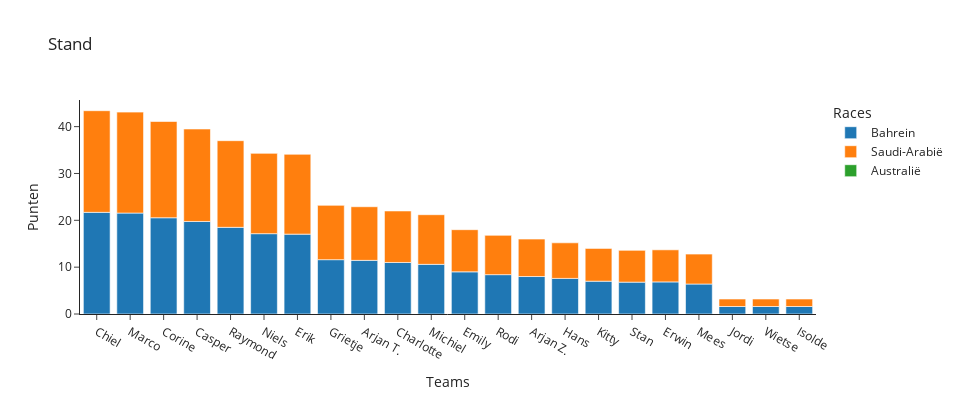

Write notebook code for a chart like this one.
### Code cell
fig = px.histogram(df, x="team", y="score", color="race",
            title="Stand",
            width=960, height=400,
            labels={ "race" : "Races" },
            template="simple_white"
            )

fig.update_layout(xaxis_title="Teams") 
fig.update_layout(yaxis_title="Punten") 
#fig.write_html("test_bar.html")
fig.show()

### Figure 1 — Plotly figure (JSON) as saved in the notebook; plotly's stock layout.template omitted (floating-point values rounded to 4 significant figures)
{"data": [{"alignmentgroup": "True", "bingroup": "x", "histfunc": "sum", "hovertemplate": "Races=Bahrein<br>team=%{x}<br>sum of score=%{y}<extra></extra>", "legendgroup": "Bahrein", "marker": {"color": "#1F77B4", "pattern": {"shape": ""}}, "name": "Bahrein", "offsetgroup": "Bahrein", "orientation": "v", "showlegend": true, "type": "histogram", "x": ["Chiel", "Marco", "Corine", "Casper", "Raymond", "Niels", "Erik", "Grietje", "Arjan T.", "Charlotte", "Michiel", "Emily", "Rodi", "Arjan Z.", "Hans", "Kitty", "Stan", "Erwin", "Mees", "Jordi", "Wietse", "Isolde", "Chiel", "Marco", "Corine", "Casper", "Raymond", "Niels", "Erik", "Grietje", "Arjan T.", "Charlotte", "Michiel", "Emily", "Rodi", "Arjan Z.", "Hans", "Kitty", "Stan", "Erwin", "Mees", "Jordi", "Wietse", "Isolde", "Chiel", "Marco", "Corine", "Casper", "Raymond", "Niels", "Erik", "Grietje", "Arjan T.", "Charlotte", "Michiel", "Emily", "Rodi", "Arjan Z.", "Hans", "Kitty", "Stan", "Erwin", "Mees", "Jordi", "Wietse", "Isolde", "Chiel", "Marco", "Corine", "Casper", "Raymond", "Niels", "Erik", "Grietje", "Arjan T.", "Charlotte", "Michiel", "Emily", "Rodi", "Arjan Z.", "Hans", "Kitty", "Stan", "Erwin", "Mees", "Jordi", "Wietse", "Isolde"], "xaxis": "x", "y": [7.5, 3, 9, 5, 9, 0, 6, 0, 0, 9, 9, 6, 0, 0, 5, 5, 0, 0, 3, 0, 0, 0, 4, 7.5, 0.5, 7.5, 7.5, 7.5, 0, 0, 5, 0, 0, 0, 5, 5, 1, 0, 3, 0, 0, 0, 1, 0, 8.6, 4.6, 4.6, 0.8, 0.4, 3.2, 4.6, 8.6, 0, 0.4, 0, 0, 0.4, 0, 0, 0.4, 0.8, 0.4, 0.4, 0, 0, 0, 1.6, 6.45, 6.45, 6.45, 1.6, 6.45, 6.45, 3, 6.45, 1.6, 1.6, 3, 3, 3, 1.6, 1.6, 3, 6.45, 3, 1.6, 0.6, 1.6], "yaxis": "y"}, {"alignmentgroup": "True", "bingroup": "x", "histfunc": "sum", "hovertemplate": "Races=Saudi-Arabië<br>team=%{x}<br>sum of score=%{y}<extra></extra>", "legendgroup": "Saudi-Arabië", "marker": {"color": "#FF7F0E", "pattern": {"shape": ""}}, "name": "Saudi-Arabië", "offsetgroup": "Saudi-Arabië", "orientation": "v", "showlegend": true, "type": "histogram", "x": ["Chiel", "Marco", "Corine", "Casper", "Raymond", "Niels", "Erik", "Grietje", "Arjan T.", "Charlotte", "Michiel", "Emily", "Rodi", "Arjan Z.", "Hans", "Kitty", "Stan", "Erwin", "Mees", "Jordi", "Wietse", "Isolde", "Chiel", "Marco", "Corine", "Casper", "Raymond", "Niels", "Erik", "Grietje", "Arjan T.", "Charlotte", "Michiel", "Emily", "Rodi", "Arjan Z.", "Hans", "Kitty", "Stan", "Erwin", "Mees", "Jordi", "Wietse", "Isolde", "Chiel", "Marco", "Corine", "Casper", "Raymond", "Niels", "Erik", "Grietje", "Arjan T.", "Charlotte", "Michiel", "Emily", "Rodi", "Arjan Z.", "Hans", "Kitty", "Stan", "Erwin", "Mees", "Jordi", "Wietse", "Isolde", "Chiel", "Marco", "Corine", "Casper", "Raymond", "Niels", "Erik", "Grietje", "Arjan T.", "Charlotte", "Michiel", "Emily", "Rodi", "Arjan Z.", "Hans", "Kitty", "Stan", "Erwin", "Mees", "Jordi", "Wietse", "Isolde"], "xaxis": "x", "y": [7.5, 3, 9, 5, 9, 0, 6, 0, 0, 9, 9, 6, 0, 0, 5, 5, 0, 0, 3, 0, 0, 0, 4, 7.5, 0.5, 7.5, 7.5, 7.5, 0, 0, 5, 0, 0, 0, 5, 5, 1, 0, 3, 0, 0, 0, 1, 0, 8.6, 4.6, 4.6, 0.8, 0.4, 3.2, 4.6, 8.6, 0, 0.4, 0, 0, 0.4, 0, 0, 0.4, 0.8, 0.4, 0.4, 0, 0, 0, 1.6, 6.45, 6.45, 6.45, 1.6, 6.45, 6.45, 3, 6.45, 1.6, 1.6, 3, 3, 3, 1.6, 1.6, 3, 6.45, 3, 1.6, 0.6, 1.6], "yaxis": "y"}, {"alignmentgroup": "True", "bingroup": "x", "histfunc": "sum", "hovertemplate": "Races=Australië<br>team=%{x}<br>sum of score=%{y}<extra></extra>", "legendgroup": "Australië", "marker": {"color": "#2CA02C", "pattern": {"shape": ""}}, "name": "Australië", "offsetgroup": "Australië", "orientation": "v", "showlegend": true, "type": "histogram", "x": ["Chiel", "Marco", "Corine", "Casper", "Raymond", "Niels", "Erik", "Grietje", "Arjan T.", "Charlotte", "Michiel", "Emily", "Rodi", "Arjan Z.", "Hans", "Kitty", "Stan", "Erwin", "Mees", "Jordi", "Wietse", "Isolde", "Chiel", "Marco", "Corine", "Casper", "Raymond", "Niels", "Erik", "Grietje", "Arjan T.", "Charlotte", "Michiel", "Emily", "Rodi", "Arjan Z.", "Hans", "Kitty", "Stan", "Erwin", "Mees", "Jordi", "Wietse", "Isolde", "Chiel", "Marco", "Corine", "Casper", "Raymond", "Niels", "Erik", "Grietje", "Arjan T.", "Charlotte", "Michiel", "Emily", "Rodi", "Arjan Z.", "Hans", "Kitty", "Stan", "Erwin", "Mees", "Jordi", "Wietse", "Isolde", "Chiel", "Marco", "Corine", "Casper", "Raymond", "Niels", "Erik", "Grietje", "Arjan T.", "Charlotte", "Michiel", "Emily", "Rodi", "Arjan Z.", "Hans", "Kitty", "Stan", "Erwin", "Mees", "Jordi", "Wietse", "Isolde"], "xaxis": "x", "y": [0, 0, 0, 0, 0, 0, 0, 0, 0, 0, 0, 0, 0, 0, 0, 0, 0, 0, 0, 0, 0, 0, 0, 0, 0, 0, 0, 0, 0, 0, 0, 0, 0, 0, 0, 0, 0, 0, 0, 0, 0, 0, 0, 0, 0, 0, 0, 0, 0, 0, 0, 0, 0, 0, 0, 0, 0, 0, 0, 0, 0, 0, 0, 0, 0, 0, 0, 0, 0, 0, 0, 0, 0, 0, 0, 0, 0, 0, 0, 0, 0, 0, 0, 0, 0, 0, 0, 0], "yaxis": "y"}], "layout": {"barmode": "relative", "height": 400, "legend": {"title": {"text": "Races"}, "tracegroupgap": 0}, "title": {"text": "Stand"}, "width": 960, "xaxis": {"anchor": "y", "domain": [0, 1], "title": {"text": "Teams"}}, "yaxis": {"anchor": "x", "domain": [0, 1], "title": {"text": "Punten"}}}}
